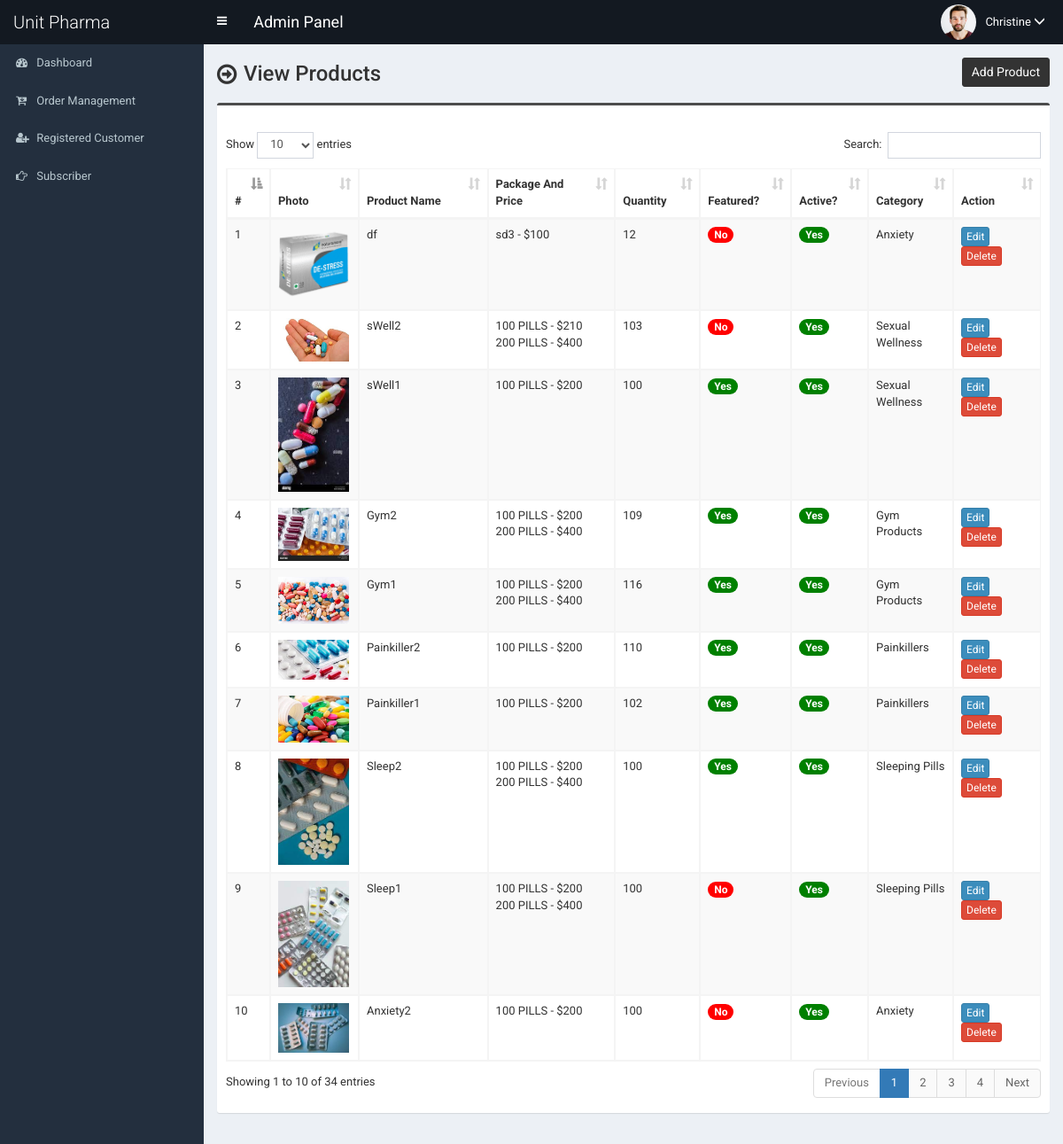
Screenshot of /admin/product.php (signed in) with the database file from the repository.
### tables this page shows
CREATE TABLE `tbl_product` (
  `p_id` int(11) NOT NULL,
  `p_name` varchar(255) NOT NULL,
  `p_old_price` varchar(10) NOT NULL,
  `p_current_price` varchar(10) NOT NULL,
  `p_qty` int(10) NOT NULL,
  `p_featured_photo` varchar(255) NOT NULL,
  `p_description` text NOT NULL,
  `p_short_description` text NOT NULL,
  `p_feature` text NOT NULL,
  `p_condition` text NOT NULL,
  `p_return_policy` text NOT NULL,
  `p_total_view` int(11) NOT NULL,
  `p_is_featured` int(1) NOT NULL,
  `p_is_active` int(1) NOT NULL,
  `tcat_id` int(11) NOT NULL
);

CREATE TABLE `tbl_product_package` (
  `id` int(11) NOT NULL,
  `p_id` int(11) NOT NULL,
  `pkg_name` varchar(255) NOT NULL,
  `pkg_price` int(11) NOT NULL
);

CREATE TABLE `tbl_top_category` (
  `tcat_id` int(11) NOT NULL,
  `tcat_name` varchar(255) NOT NULL,
  `show_on_menu` int(1) NOT NULL
);

### admin/product.php (the view, shortened to what this page needs)
<?php require_once('header.php'); ?>
<section class="content-header">
	<div class="content-header-left">
		<h1>View Products</h1>
	</div>
	<div class="content-header-right">
		<a href="product-add.php" class="btn btn-primary btn-sm">Add Product</a>
	</div>
</section>
<section class="content">
	<div class="row">
		<div class="col-md-12">
			<div class="box box-info">
				<div class="box-body table-responsive">
					<table id="example1" class="table table-bordered table-hover table-striped">
					<thead class="thead-dark">
							<tr>
								<th width="10">#</th>
								<th>Photo</th>
								<th width="160">Product Name</th>
								<th width="160">Package And Price</th>
								<th width="60">Quantity</th>
								<th>Featured?</th>
								<th>Active?</th>
								<th>Category</th>
								<th width="80">Action</th>
							</tr>
						</thead>
						<tbody>
							<?php
							$i=0;
							$statement = $pdo->prepare("SELECT
														t1.p_id,
														t1.p_name,
														t1.p_old_price,
														t1.p_current_price,
														t1.p_qty,
														t1.p_featured_photo,
														t1.p_is_featured,
														t1.p_is_active,
														-- t1.ecat_id,
														-- t2.ecat_id,
														-- t2.ecat_name,
														-- t3.mcat_id,
														-- t3.mcat_name,
														t4.tcat_id,
														t4.tcat_name
							                           	FROM tbl_product t1
							                           	JOIN tbl_top_category t4
							                           	ON t1.tcat_id = t4.tcat_id
							                           	ORDER BY t1.p_id DESC
							                           	");
							$statement->execute();
							$result = $statement->fetchAll(PDO::FETCH_ASSOC);
							foreach ($result as $row) {
								$i++;
								?>
								<tr>
									<td><?php echo $i; ?></td>
									<td style="width:82px;"><img src="../assets/uploads/<?php echo $row['p_featured_photo']; ?>" alt="<?php echo $row['p_name']; ?>" style="width:80px;"></td>
									<td><?php echo $row['p_name']; ?></td>
									<td>
										<?php
										$statement = $pdo->prepare("SELECT * FROM tbl_product_package WHERE p_id=?");
										$statement->execute(array($row['p_id']));
										$resultpkg = $statement->fetchAll(PDO::FETCH_ASSOC);
										foreach ($resultpkg as $pkg) {
											echo nl2br($pkg['pkg_name']." - $".$pkg['pkg_price']."\n");
										}
										 ?>
									</td>
									<td><?php echo $row['p_qty']; ?></td>
									<td>
										<?php if($row['p_is_featured'] == 1) {echo '<span class="badge badge-success" style="background-color:green;">Yes</span>';} else {echo '<span class="badge badge-success" style="background-color:red;">No</span>';} ?>
									</td>
									<td>
										<?php if($row['p_is_active'] == 1) {echo '<span class="badge badge-success" style="background-color:green;">Yes</span>';} else {echo '<span class="badge badge-danger" style="background-color:red;">No</span>';} ?>
									</td>
									<td><?php echo $row['tcat_name']; ?><br></td>
									<td>
										<a href="product-edit.php?id=<?php echo $row['p_id']; ?>" class="btn btn-primary btn-xs">Edit</a>
										<a href="#" class="btn btn-danger btn-xs" data-href="product-delete.php?id=<?php echo $row['p_id']; ?>" data-toggle="modal" data-target="#confirm-delete">Delete</a>
									</td>
								</tr>
								<?php
							}
							?>
						</tbody>
					</table>
				</div>
			</div>
		</div>
	</div>
</section>
<?php require_once('footer.php'); ?>

### admin/header.php (shortened to what this page needs)
<!DOCTYPE html>
<html>
<head>
	<link rel="stylesheet" href="css/bootstrap.min.css">
	<link rel="stylesheet" href="css/font-awesome.min.css">
	<link rel="stylesheet" href="css/ionicons.min.css">
	<link rel="stylesheet" href="css/datepicker3.css">
	<link rel="stylesheet" href="css/all.css">
	<link rel="stylesheet" href="css/select2.min.css">
	<link rel="stylesheet" href="css/dataTables.bootstrap.css">
	<link rel="stylesheet" href="css/jquery.fancybox.css">
	<link rel="stylesheet" href="css/AdminLTE.min.css">
	<link rel="stylesheet" href="css/_all-skins.min.css">
	<link rel="stylesheet" href="css/on-off-switch.css"/>
	<link rel="stylesheet" href="css/summernote.css">
	<link rel="stylesheet" href="style.css">
</head>
<body class="hold-transition fixed skin-blue sidebar-mini">
	<div class="wrapper">
		<header class="main-header">
			<a href="index.php" class="logo">
				<span class="logo-lg">Unit Pharma</span>
			</a>
			<nav class="navbar navbar-static-top">
				<a href="#" class="sidebar-toggle" data-toggle="offcanvas" role="button">
				</a>
				<span style="float:left;line-height:50px;color:#fff;padding-left:15px;font-size:18px;">Admin Panel</span>
				<div class="navbar-custom-menu">
					<ul class="nav navbar-nav">
						<li class="dropdown user user-menu">
							<a href="#" class="dropdown-toggle" data-toggle="dropdown">
								<img src="../assets/uploads/<?php echo $_SESSION['user']['photo']; ?>" class="user-image" alt="User Image">
								<span class="hidden-xs"><?php echo $_SESSION['user']['full_name']; ?> </span><span style="margin-top:auto" class="glyphicon glyphicon-menu-down"></span>
							</a>
						</li>
					</ul>
				</div>
			</nav>
		</header>
  		<?php $cur_page = substr($_SERVER["SCRIPT_NAME"],strrpos($_SERVER["SCRIPT_NAME"],"/")+1); ?>
  		<aside class="main-sidebar">
    		<section class="sidebar">
      			<ul class="sidebar-menu">
			        <li class="treeview <?php if($cur_page == 'index.php') {echo 'active';} ?>">
			          <a href="index.php">
			            <i class="fa fa-dashboard"></i> <span>Dashboard</span>
			          </a>
			        </li>
					<li class="treeview <?php if( ($cur_page == 'order.php') ) {echo 'active';} ?>">
                        <a href="order.php">
                            <i class="fa fa-cart-arrow-down"></i> <span>Order Management</span>
                        </a>
                    </li>
					<li class="treeview <?php if( ($cur_page == 'customer.php') || ($cur_page == 'customer-add.php') || ($cur_page == 'customer-edit.php') ) {echo 'active';} ?>">
			          <a href="customer.php">
			            <i class="fa fa-user-plus"></i> <span>Registered Customer</span>
			          </a>
			        </li>
					<li class="treeview <?php if( ($cur_page == 'subscriber.php')||($cur_page == 'subscriber.php') ) {echo 'active';} ?>">
			          <a href="subscriber.php">
			            <i class="fa fa-hand-o-right"></i> <span>Subscriber</span>
			          </a>
			        </li>
      			</ul>
    		</section>
  		</aside>
  		<div class="content-wrapper">

### admin/footer.php (shortened to what this page needs)
		</div>
	</div>
</body>
</html>

### admin/style.css (style rules this page uses)
body { font-size: 13px; font-family: "Roboto", sans-serif; }
.navbar-nav > .user-menu .user-image { width: 40px; height: 40px; margin-top: -10px; }
.content-header > h1, .content-header .content-header-left h1 { font-family: "Roboto", sans-serif; }
.main-header .logo { text-align: left; }
.main-header .logo .logo-lg { font-family: "Roboto", sans-serif; }
.box-info { padding-top: 20px; }
.content-header { overflow: hidden; }
.content-header .content-header-left { float: left; padding-top: 5px; }
.content-header .content-header-right { float: right; }
.content-header .content-header-left h1 { margin-top: 0; margin-bottom: 0; padding-left: 30px; padding-bottom: 5px; font-size: 24px; position: relative; }
.content-header .content-header-left h1:before { position: absolute; top: 0; left: 0; font-family: "FontAwesome", sans-serif; font-size: 26px; content: "\f18e"; }
.content-header .content-header-right a { position: relative; font-size: 14px; }
.skin-blue .main-header .logo, .skin-blue .main-header .logo:hover, .skin-blue .main-header .navbar, .skin-blue .main-header .navbar .sidebar-toggle:hover { background-color: #131921; }
.box.box-info { border-top-color: #4c4c4c; }
.content-header .content-header-right a { background-color: #333333; border-color: #333333; }

### rows the page displays
tbl_product: p_featured_photo (picture), p_name "df", p_qty "12", p_is_featured "No", p_is_active "Yes", tcat.tcat_name "Anxiety"
tbl_product_package: pkg_name+pkg_price "sd3 - $100"
tbl_product: p_featured_photo (picture), p_name "sWell2", p_qty "103", p_is_featured "No", p_is_active "Yes", tcat.tcat_name "Sexual Wellness"
tbl_product_package: pkg_name+pkg_price "100 PILLS - $210"
tbl_product_package: pkg_name+pkg_price "200 PILLS - $400"
tbl_product: p_featured_photo (picture), p_name "sWell1", p_qty "100", p_is_featured "Yes", p_is_active "Yes", tcat.tcat_name "Sexual Wellness"
tbl_product_package: pkg_name+pkg_price "100 PILLS - $200"
tbl_product: p_featured_photo (picture), p_name "Gym2", p_qty "109", p_is_featured "Yes", p_is_active "Yes", tcat.tcat_name "Gym Products"
tbl_product_package: pkg_name+pkg_price "100 PILLS - $200"
tbl_product_package: pkg_name+pkg_price "200 PILLS - $400"
tbl_product: p_featured_photo (picture), p_name "Gym1", p_qty "116", p_is_featured "Yes", p_is_active "Yes", tcat.tcat_name "Gym Products"
tbl_product_package: pkg_name+pkg_price "100 PILLS - $200"
tbl_product_package: pkg_name+pkg_price "200 PILLS - $400"
tbl_product: p_featured_photo (picture), p_name "Painkiller2", p_qty "110", p_is_featured "Yes", p_is_active "Yes", tcat.tcat_name "Painkillers"
tbl_product_package: pkg_name+pkg_price "100 PILLS - $200"
tbl_product: p_featured_photo (picture), p_name "Painkiller1", p_qty "102", p_is_featured "Yes", p_is_active "Yes", tcat.tcat_name "Painkillers"
tbl_product_package: pkg_name+pkg_price "100 PILLS - $200"
tbl_product: p_featured_photo (picture), p_name "Sleep2", p_qty "100", p_is_featured "Yes", p_is_active "Yes", tcat.tcat_name "Sleeping Pills"
tbl_product_package: pkg_name+pkg_price "100 PILLS - $200"
tbl_product_package: pkg_name+pkg_price "200 PILLS - $400"
tbl_product: p_featured_photo (picture), p_name "Sleep1", p_qty "100", p_is_featured "No", p_is_active "Yes", tcat.tcat_name "Sleeping Pills"
tbl_product_package: pkg_name+pkg_price "100 PILLS - $200"
tbl_product_package: pkg_name+pkg_price "200 PILLS - $400"
tbl_product: p_featured_photo (picture), p_name "Anxiety2", p_qty "100", p_is_featured "No", p_is_active "Yes", tcat.tcat_name "Anxiety"
tbl_product_package: pkg_name+pkg_price "100 PILLS - $200"

### other values shown
$_SESSION['user']['full_name'] "Christine"
